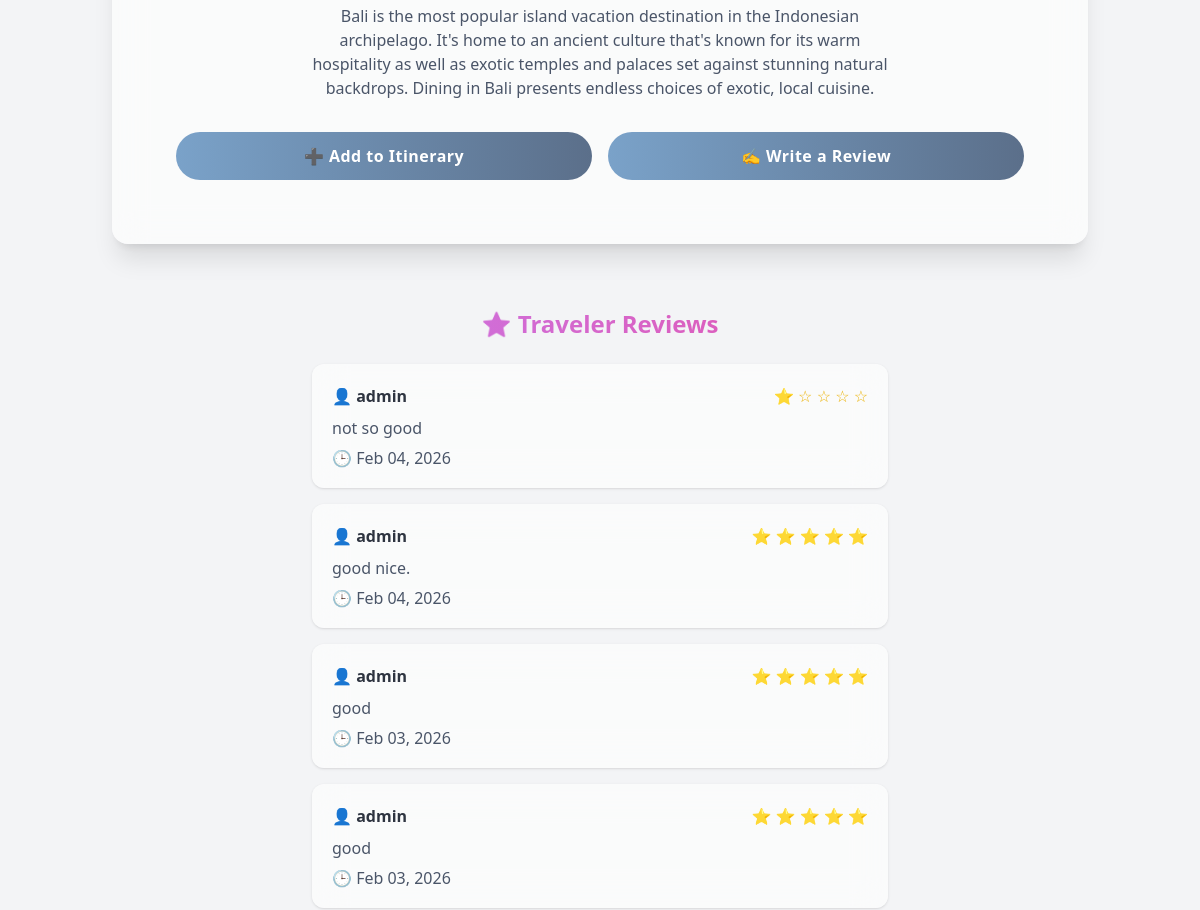
The app's page /destinations/bali/ (middle part), older data.
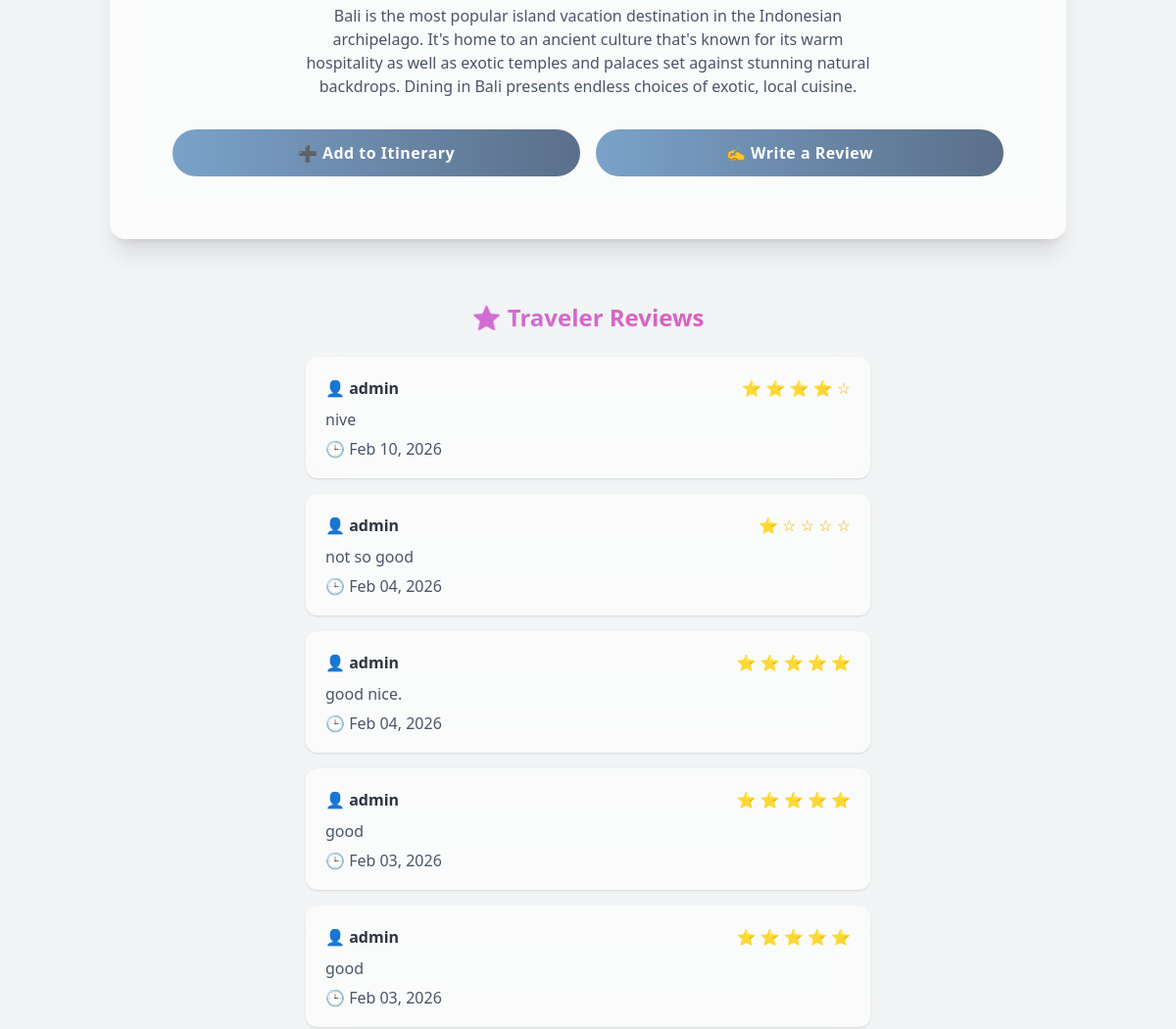
The same page, newer data.
### core/models.py (models this page shows, shortened)
class Review(models.Model):
    user = models.ForeignKey(User, on_delete=models.CASCADE)
    destination = models.ForeignKey(
        'Destination',
        related_name='reviews',
        on_delete=models.CASCADE
    )
    rating = models.PositiveIntegerField()
    comment = models.TextField()
    created_at = models.DateTimeField(auto_now_add=True)

### core/views.py (the view)
# urls.py: path('destinations/<slug:slug>/', views.destination_detail, name='destination_detail'),
def destination_detail(request, slug):
    destination = get_object_or_404(Destination, slug=slug)
    reviews = destination.reviews.all().order_by('-created_at')
    if reviews.exists():
        average_rating = round(reviews.aggregate(avg_rating=Avg('rating'))['avg_rating'], 1)
    else:
        average_rating = 0  # Use 0 instead of None for easier star rendering
    return render(request, 'core/destination_detail.html', {
        'destination': destination,
        'reviews': reviews,
        'average_rating': average_rating,
    })

### core/templates/core/destination_detail.html (shortened to what this page needs)
{% extends 'core/base.html' %}
{% block content %}
<section class="bg-gray-100 py-16 sm:py-20 md:py-24">
    <div class="max-w-5xl mx-auto px-4 sm:px-6 md:px-6">
        <div class="glass rounded-2xl shadow-xl overflow-hidden">
            <div class="p-6 sm:p-8">
                <p class="text-gray-700 text-center leading-relaxed text-sm sm:text-base max-w-xl mx-auto">
                    {{ destination.description }}
                </p>
                <div class="mt-6 sm:mt-8 flex flex-col sm:flex-row justify-center gap-3 sm:gap-4">
                    <a href="{% url 'itinerary_create' %}?destination={{ destination.id }}"
                       class="btn bg-indigo-600 hover:bg-indigo-700 text-white px-6 sm:px-8 py-2 sm:py-3 rounded-full text-center text-sm sm:text-base">
                        ➕ Add to Itinerary
                    </a>
                    <a href="{% url 'add_review' destination.slug %}"
                       class="btn bg-yellow-400 hover:bg-yellow-500 text-white px-6 sm:px-8 py-2 sm:py-3 rounded-full text-center text-sm sm:text-base">
                        ✍️ Write a Review
                    </a>
                </div>
            </div>
        </div>
        <div class="mt-12 sm:mt-16">
            <h2 class="text-xl sm:text-2xl font-bold mb-4 sm:mb-6 text-center bg-gradient-to-r from-purple-400 to-pink-500 bg-clip-text text-transparent">
            </h2>
            {% if reviews %}
                <div class="space-y-3 sm:space-y-4 max-w-xl mx-auto">
                    {% for review in reviews %}
                    <div class="glass p-4 sm:p-5 rounded-xl shadow flex flex-col gap-2">
                        <div class="flex justify-between items-center text-sm sm:text-base">
                            <span class="font-semibold">👤 {{ review.user.username }}</span>
                            <span class="text-yellow-500">
                                {% for i in "12345" %}
                                    {% if forloop.counter <= review.rating %}
                                        ⭐
                                    {% else %}
                                        ☆
                                    {% endif %}
                                {% endfor %}
                            </span>
                       </div>
                        <p class="text-gray-700 text-sm sm:text-base">{{ review.comment }}</p>
                        <p class="text-xs sm:text-sm text-gray-400">
                            🕒 {{ review.created_at|date:"M d, Y" }}
                        </p>
                    </div>
                    {% endfor %}
                </div>
            {% else %}
                <p class="text-center text-gray-500 mt-4 sm:mt-6 text-sm sm:text-base">
                    No reviews yet. Be the first to share your experience ✨
                </p>
            {% endif %}
        </div>
    </div>
</section>
{% endblock %}

Row changes from the older to the newer data that the page shows:
added Review: user.username "admin", rating 4 (drawn), comment "nive", created_at "Feb 10, 2026"
